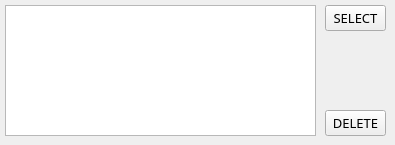
      <widget class="QWidget" name="tab_3">
       <attribute name="title">
        <string>PARAMETER SETS</string>
       </attribute>
       <widget class="QPushButton" name="pushButton_37">
        <property name="geometry">
         <rect>
          <x>325</x>
          <y>110</y>
          <width>61</width>
          <height>26</height>
         </rect>
        </property>
        <property name="font">
         <font>
          <family>FixedsysTTF</family>
          <pointsize>10</pointsize>
          <weight>50</weight>
          <italic>false</italic>
          <bold>false</bold>
          <underline>false</underline>
          <strikeout>false</strikeout>
          <kerning>true</kerning>
         </font>
        </property>
        <property name="text">
         <string>DELETE</string>
        </property>
       </widget>
       <widget class="QTableView" name="tableView_7">
        <property name="geometry">
         <rect>
          <x>5</x>
          <y>5</y>
          <width>311</width>
          <height>131</height>
         </rect>
        </property>
        <property name="selectionMode">
         <enum>QAbstractItemView::SingleSelection</enum>
        </property>
        <property name="selectionBehavior">
         <enum>QAbstractItemView::SelectRows</enum>
        </property>
       </widget>
       <widget class="QPushButton" name="pushButton_38">
        <property name="geometry">
         <rect>
          <x>325</x>
          <y>5</y>
          <width>61</width>
          <height>26</height>
         </rect>
        </property>
        <property name="font">
         <font>
          <family>FixedsysTTF</family>
          <pointsize>10</pointsize>
          <weight>50</weight>
          <italic>false</italic>
          <bold>false</bold>
          <underline>false</underline>
          <strikeout>false</strikeout>
          <kerning>true</kerning>
         </font>
        </property>
        <property name="text">
         <string>SELECT</string>
        </property>
       </widget>
      </widget>
